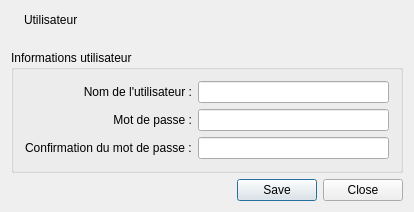
<?xml version="1.0" encoding="UTF-8"?>
<ui version="4.0">
 <class>Form_New_User</class>
 <widget class="QDialog" name="Form_New_User">
  <property name="windowModality">
   <enum>Qt::ApplicationModal</enum>
  </property>
  <property name="geometry">
   <rect>
    <x>0</x>
    <y>0</y>
    <width>414</width>
    <height>212</height>
   </rect>
  </property>
  <property name="windowTitle">
   <string>Nouvel utilisateur</string>
  </property>
  <property name="windowIcon">
   <iconset resource="../../resources.qrc">
    <normaloff>:/images/user.png</normaloff>:/images/user.png</iconset>
  </property>
  <property name="modal">
   <bool>true</bool>
  </property>
  <layout class="QGridLayout" name="gridLayout">
   <property name="margin">
    <number>0</number>
   </property>
   <property name="spacing">
    <number>0</number>
   </property>
   <item row="0" column="0">
    <widget class="QWidget" name="admin_widget_title" native="true">
     <layout class="QGridLayout" name="gridLayout_4">
      <item row="0" column="0">
       <layout class="QHBoxLayout" name="_2">
        <item>
         <widget class="QLabel" name="label_4">
          <property name="sizePolicy">
           <sizepolicy hsizetype="Preferred" vsizetype="Fixed">
            <horstretch>0</horstretch>
            <verstretch>0</verstretch>
           </sizepolicy>
          </property>
          <property name="pixmap">
           <pixmap resource="../../resources.qrc">:/images/32x32/user.png</pixmap>
          </property>
          <property name="alignment">
           <set>Qt::AlignLeading|Qt::AlignLeft|Qt::AlignTop</set>
          </property>
         </widget>
        </item>
        <item>
         <widget class="QLabel" name="title">
          <property name="sizePolicy">
           <sizepolicy hsizetype="Expanding" vsizetype="Preferred">
            <horstretch>0</horstretch>
            <verstretch>0</verstretch>
           </sizepolicy>
          </property>
          <property name="text">
           <string>Utilisateur</string>
          </property>
         </widget>
        </item>
       </layout>
      </item>
     </layout>
    </widget>
   </item>
   <item row="1" column="0">
    <widget class="QWidget" name="widget_content" native="true">
     <layout class="QGridLayout" name="gridLayout_5">
      <item row="0" column="0">
       <widget class="QGroupBox" name="groupBox">
        <property name="title">
         <string>Informations utilisateur</string>
        </property>
        <layout class="QGridLayout" name="gridLayout_3">
         <item row="0" column="0">
          <layout class="QHBoxLayout" name="horizontalLayout_3">
           <item>
            <layout class="QGridLayout" name="gridLayout_2">
             <item row="0" column="0">
              <widget class="QLabel" name="label">
               <property name="text">
                <string>Nom de l'utilisateur :</string>
               </property>
               <property name="alignment">
                <set>Qt::AlignRight|Qt::AlignTrailing|Qt::AlignVCenter</set>
               </property>
               <property name="buddy">
                <cstring>username</cstring>
               </property>
              </widget>
             </item>
             <item row="0" column="1">
              <widget class="QLineEdit" name="username"/>
             </item>
             <item row="1" column="0">
              <widget class="QLabel" name="label_2">
               <property name="text">
                <string>Mot de passe :</string>
               </property>
               <property name="alignment">
                <set>Qt::AlignRight|Qt::AlignTrailing|Qt::AlignVCenter</set>
               </property>
               <property name="buddy">
                <cstring>password</cstring>
               </property>
              </widget>
             </item>
             <item row="1" column="1">
              <widget class="QLineEdit" name="password">
               <property name="echoMode">
                <enum>QLineEdit::Password</enum>
               </property>
              </widget>
             </item>
             <item row="2" column="1">
              <widget class="QLineEdit" name="password_confirm">
               <property name="echoMode">
                <enum>QLineEdit::Password</enum>
               </property>
              </widget>
             </item>
             <item row="2" column="0">
              <widget class="QLabel" name="label_3">
               <property name="text">
                <string>Confirmation du mot de passe :</string>
               </property>
               <property name="buddy">
                <cstring>password_confirm</cstring>
               </property>
              </widget>
             </item>
            </layout>
           </item>
          </layout>
         </item>
        </layout>
       </widget>
      </item>
      <item row="1" column="0">
       <widget class="QDialogButtonBox" name="buttonBox">
        <property name="standardButtons">
         <set>QDialogButtonBox::Close|QDialogButtonBox::Save</set>
        </property>
       </widget>
      </item>
     </layout>
    </widget>
   </item>
  </layout>
 </widget>
 <layoutdefault spacing="6" margin="11"/>
 <tabstops>
  <tabstop>username</tabstop>
  <tabstop>password</tabstop>
  <tabstop>password_confirm</tabstop>
 </tabstops>
 <resources>
  <include location="../../resources.qrc"/>
  <include location="../../resources.qrc"/>
  <include location="../../resources.qrc"/>
  <include location="../../resources.qrc"/>
  <include location="../../resources.qrc"/>
  <include location="../../resources.qrc"/>
  <include location="../../resources.qrc"/>
  <include location="../../resources.qrc"/>
  <include location="../../resources.qrc"/>
  <include location="../../resources.qrc"/>
  <include location="../../resources.qrc"/>
 </resources>
 <connections/>
</ui>
